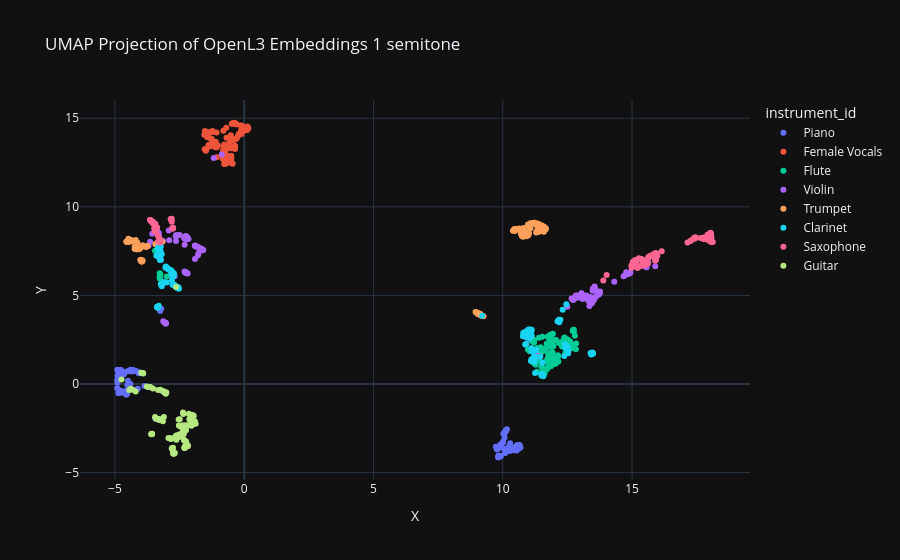

The cell this chart's notebook holds for it:
### Code cell
embedding_path_openl3 = "./Embedding/OpenL3_embeddings/1"
processor_openl3 = EmbeddingPreprocessor(embedding_path_openl3, model_name="OpenL3")
processor_openl3.visualize_embeddings()
